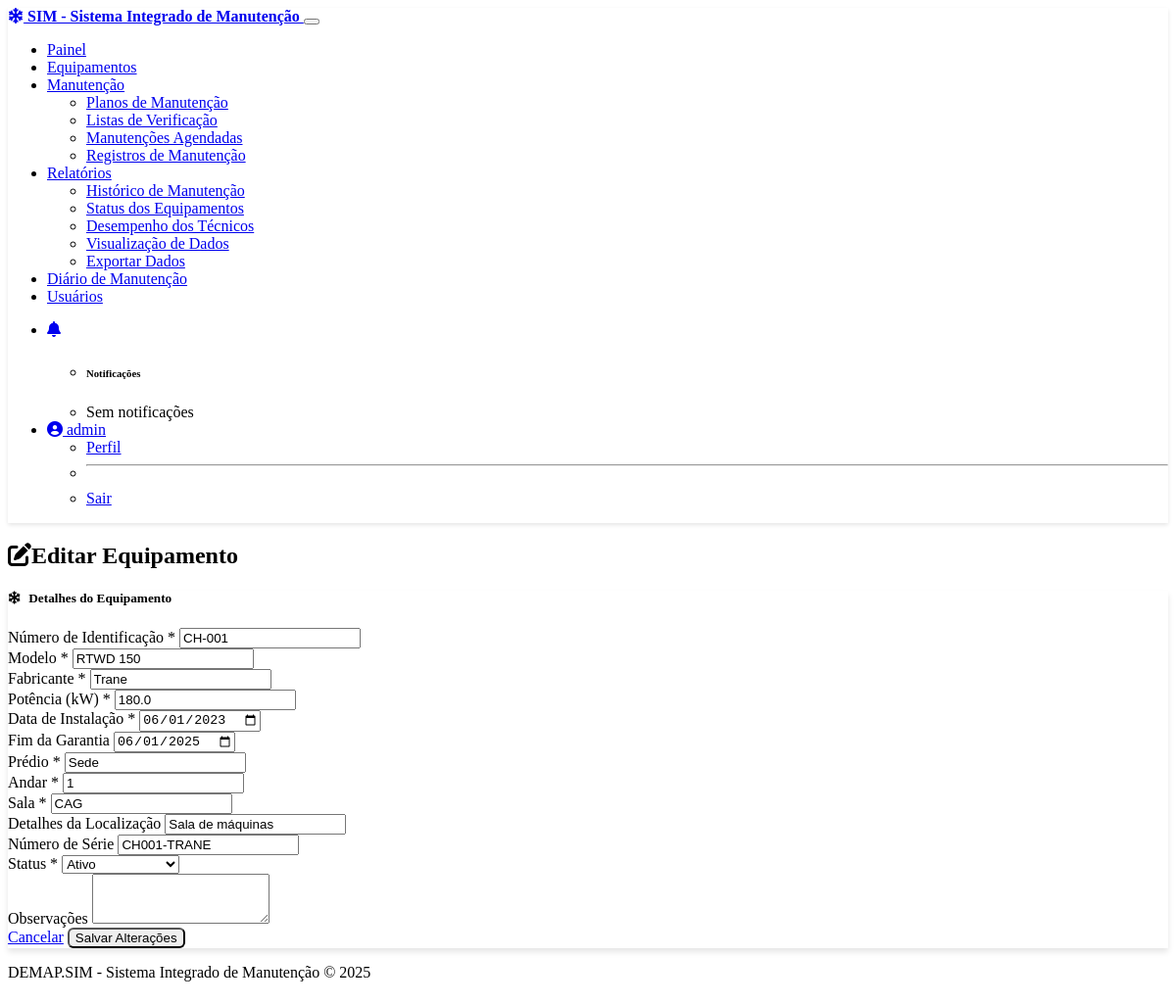
The app's page /equipment/1/edit (signed in) with its own data.
### models.py (models this page shows, shortened)
class User(UserMixin, db.Model):
    __tablename__ = 'users'
    id = db.Column(db.Integer, primary_key=True)
    username = db.Column(db.String(64), unique=True, nullable=False)
    email = db.Column(db.String(120), unique=True, nullable=False)
    password_hash = db.Column(db.String(256), nullable=False)
    first_name = db.Column(db.String(64), nullable=False)
    last_name = db.Column(db.String(64), nullable=False)
    role = db.Column(db.String(20), nullable=False, default=UserRole.TECHNICIAN.value)
    phone = db.Column(db.String(20))
    created_at = db.Column(db.DateTime, default=datetime.utcnow)
    active = db.Column(db.Boolean, default=True)
    maintenance_records = db.relationship('MaintenanceRecord', backref='technician', lazy=True)
    notifications = db.relationship('Notification', backref='user', lazy=True)
    def is_admin(self):
        return self.role == UserRole.ADMIN.value

class Equipment(db.Model):
    __tablename__ = 'equipment'
    id = db.Column(db.Integer, primary_key=True)
    identification_number = db.Column(db.String(50), unique=True, nullable=False)
    model = db.Column(db.String(100), nullable=False)
    manufacturer = db.Column(db.String(100), nullable=False)
    power = db.Column(db.Float, nullable=False)  # in kW
    installation_date = db.Column(db.Date, nullable=False)
    location_building = db.Column(db.String(100), nullable=False)
    location_floor = db.Column(db.Integer, nullable=False)
    location_room = db.Column(db.String(100), nullable=False)
    location_details = db.Column(db.String(200))
    serial_number = db.Column(db.String(100))
    warranty_end_date = db.Column(db.Date)
    status = db.Column(db.String(20), default='active')  # active, inactive, maintenance
    notes = db.Column(db.Text)
    created_at = db.Column(db.DateTime, default=datetime.utcnow)
    last_maintenance_date = db.Column(db.DateTime)
    maintenance_plans = db.relationship('MaintenancePlan', backref='equipment', lazy=True)
    maintenance_schedules = db.relationship('MaintenanceSchedule', backref='equipment', lazy=True)
    maintenance_records = db.relationship('MaintenanceRecord', backref='equipment', lazy=True)

### controllers/equipment.py (the view, shortened to what this page needs)
@equipment_bp.route('/<int:equipment_id>/edit', methods=['GET', 'POST'])
@login_required
def edit(equipment_id):
    if not (current_user.is_admin() or current_user.is_supervisor()):
        flash('Access denied. You do not have permission to edit equipment.', 'danger')
        return redirect(url_for('equipment.index'))
    equipment = Equipment.query.get_or_404(equipment_id)
    form = EquipmentForm(obj=equipment)
    return render_template('equipment/edit.html', form=form, equipment=equipment)

### app.py (called while the page is built)
@app.before_request
def before_request():
    if current_user.is_authenticated:
        session.permanent = True
        g.user = current_user
    else:
        g.user = None

    @login_manager.user_loader
    def load_user(user_id):
        return User.query.get(int(user_id))

### templates/equipment/edit.html (shortened to what this page needs)
{% extends "layout.html" %}
{% block content %}
<div class="row mb-4">
    <div class="col">
        <h2 class="border-bottom pb-2"><i class="fas fa-edit me-2"></i>Editar Equipamento</h2>
    </div>
</div>
<div class="row">
    <div class="col-lg-10 mx-auto">
        <div class="card shadow">
            <div class="card-header bg-warning text-dark">
                <h5 class="mb-0"><i class="fas fa-snowflake me-2"></i>Detalhes do Equipamento</h5>
            </div>
            <div class="card-body">
                <form method="POST" action="{{ url_for('equipment.edit', equipment_id=equipment.id) }}">
                    <div class="row mb-3">
                        <div class="col-md-4">
                            <label for="{{ form.identification_number.id }}" class="form-label">Número de Identificação *</label>
                            {{ form.identification_number(class="form-control") }}
                        </div>
                        <div class="col-md-4">
                            <label for="{{ form.model.id }}" class="form-label">Modelo *</label>
                            {{ form.model(class="form-control") }}
                        </div>
                        <div class="col-md-4">
                            <label for="{{ form.manufacturer.id }}" class="form-label">Fabricante *</label>
                            {{ form.manufacturer(class="form-control") }}
                        </div>
                    </div>
                    <div class="row mb-3">
                        <div class="col-md-4">
                            <label for="{{ form.power.id }}" class="form-label">Potência (kW) *</label>
                            {{ form.power(class="form-control") }}
                        </div>
                        <div class="col-md-4">
                            <label for="{{ form.installation_date.id }}" class="form-label">Data de Instalação *</label>
                            {{ form.installation_date(class="form-control", type="date") }}
                        </div>
                        <div class="col-md-4">
                            <label for="{{ form.warranty_end_date.id }}" class="form-label">Fim da Garantia</label>
                            {{ form.warranty_end_date(class="form-control", type="date") }}
                        </div>
                    </div>
                    <div class="row mb-3">
                        <div class="col-md-4">
                            <label for="{{ form.location_building.id }}" class="form-label">Prédio *</label>
                            {{ form.location_building(class="form-control") }}
                        </div>
                        <div class="col-md-4">
                            <label for="{{ form.location_floor.id }}" class="form-label">Andar *</label>
                            {{ form.location_floor(class="form-control") }}
                        </div>
                        <div class="col-md-4">
                            <label for="{{ form.location_room.id }}" class="form-label">Sala *</label>
                            {{ form.location_room(class="form-control") }}
                        </div>
                    </div>
                    <div class="row mb-3">
                        <div class="col-md-8">
                            <label for="{{ form.location_details.id }}" class="form-label">Detalhes da Localização</label>
                            {{ form.location_details(class="form-control") }}
                        </div>
                        <div class="col-md-4">
                            <label for="{{ form.serial_number.id }}" class="form-label">Número de Série</label>
                            {{ form.serial_number(class="form-control") }}
                        </div>
                    </div>
                    <div class="row mb-3">
                        <div class="col-md-4">
                            <label for="{{ form.status.id }}" class="form-label">Status *</label>
                            {{ form.status(class="form-select") }}
                        </div>
                        <div class="col-md-8">
                            <label for="{{ form.notes.id }}" class="form-label">Observações</label>
                            {{ form.notes(class="form-control", rows=3) }}
                        </div>
                    </div>
                    <div class="d-flex justify-content-between">
                        <a href="{{ url_for('equipment.index') }}" class="btn btn-secondary">Cancelar</a>
                        {{ form.submit(class="btn btn-warning", value="Salvar Alterações") }}
                    </div>
                </form>
            </div>
        </div>
    </div>
</div>
{% endblock %}

### templates/layout.html (shortened to what this page needs)
<!DOCTYPE html>
<html lang="pt-BR" data-bs-theme="dark">
<head>
    <link rel="stylesheet" href="https://cdn.replit.com/agent/bootstrap-agent-dark-theme.min.css">
    <link rel="stylesheet" href="https://cdnjs.cloudflare.com/ajax/libs/font-awesome/6.0.0/css/all.min.css">
    <link rel="stylesheet" href="{{ url_for('static', filename='css/custom.css') }}">
</head>
<body>
    <nav class="navbar navbar-expand-lg navbar-dark bg-dark">
        <div class="container">
            <a class="navbar-brand" href="{{ url_for('maintenance.dashboard') if current_user.is_authenticated else url_for('users.login') }}">
                <i class="fas fa-snowflake me-2"></i> SIM - Sistema Integrado de Manutenção
            </a>
            <button class="navbar-toggler" type="button" data-bs-toggle="collapse" data-bs-target="#navbarNav" aria-controls="navbarNav" aria-expanded="false" aria-label="Toggle navigation">
            </button>
            <div class="collapse navbar-collapse" id="navbarNav">
                {% if current_user.is_authenticated %}
                <ul class="navbar-nav me-auto">
                    <li class="nav-item">
                        <a class="nav-link" href="{{ url_for('maintenance.dashboard') }}">Painel</a>
                    </li>
                    <li class="nav-item">
                        <a class="nav-link" href="{{ url_for('equipment.index') }}">Equipamentos</a>
                    </li>
                    <li class="nav-item dropdown">
                        <a class="nav-link dropdown-toggle" href="#" id="maintenanceDropdown" role="button" data-bs-toggle="dropdown" aria-expanded="false">
                            Manutenção
                        </a>
                        <ul class="dropdown-menu" aria-labelledby="maintenanceDropdown">
                            <li><a class="dropdown-item" href="{{ url_for('maintenance.plans') }}">Planos de Manutenção</a></li>
                            <li><a class="dropdown-item" href="{{ url_for('maintenance.checklists') }}">Listas de Verificação</a></li>
                            <li><a class="dropdown-item" href="{{ url_for('maintenance.schedule_list') }}">Manutenções Agendadas</a></li>
                            <li><a class="dropdown-item" href="{{ url_for('maintenance.records') }}">Registros de Manutenção</a></li>
                        </ul>
                    </li>
                    {% if current_user.is_admin() or current_user.is_supervisor() %}
                    <li class="nav-item dropdown">
                        <a class="nav-link dropdown-toggle" href="#" id="reportsDropdown" role="button" data-bs-toggle="dropdown" aria-expanded="false">
                            Relatórios
                        </a>
                        <ul class="dropdown-menu" aria-labelledby="reportsDropdown">
                            <li><a class="dropdown-item" href="{{ url_for('reports.maintenance_history') }}">Histórico de Manutenção</a></li>
                            <li><a class="dropdown-item" href="{{ url_for('reports.equipment_status') }}">Status dos Equipamentos</a></li>
                            <li><a class="dropdown-item" href="{{ url_for('reports.technician_performance') }}">Desempenho dos Técnicos</a></li>
                            <li><a class="dropdown-item" href="{{ url_for('reports.data_visualization') }}">Visualização de Dados</a></li>
                            <li><a class="dropdown-item" href="{{ url_for('reports.export') }}">Exportar Dados</a></li>
                        </ul>
                    </li>
                    {% endif %}
                    <li class="nav-item">
                        <a class="nav-link" href="{{ url_for('diario.index') }}">Diário de Manutenção</a>
                    </li>
                    {% if current_user.is_admin() %}
                    <li class="nav-item">
                        <a class="nav-link" href="{{ url_for('users.user_list') }}">Usuários</a>
                    </li>
                    {% endif %}
                </ul>
                <ul class="navbar-nav">
                    <li class="nav-item dropdown">
                        <a class="nav-link dropdown-toggle" href="#" id="notificationsDropdown" role="button" data-bs-toggle="dropdown" aria-expanded="false">
                            <i class="fas fa-bell"></i>
                            {% set unread_notifications = current_user.notifications|selectattr('read', 'equalto', false)|list %}
                        </a>
                        <ul class="dropdown-menu dropdown-menu-end" aria-labelledby="notificationsDropdown" style="min-width: 300px;">
                            <li><h6 class="dropdown-header">Notificações</h6></li>
                            {% if current_user.notifications %}
                                {% set notifications_sorted = current_user.notifications|sort(attribute='created_at', reverse=true) %}
                                {% set counter = 0 %}
                                {% for notification in notifications_sorted %}
                                    {% if counter < 5 %}
                                        {% set counter = counter + 1 %}
                                        <li>
                                            <a class="dropdown-item {% if not notification.read %}fw-bold{% endif %}" href="{{ url_for('maintenance.view_schedule', schedule_id=notification.schedule_id) if notification.schedule_id else '#' }}">
                                                <small class="text-muted">{{ notification.created_at.strftime('%Y-%m-%d %H:%M') }}</small><br>
                                                {{ notification.title }}<br>
                                                <small>{{ notification.message }}</small>
                                            </a>
                                        </li>
                                        {% if not loop.last and counter < 5 %}<li><hr class="dropdown-divider"></li>{% endif %}
                                    {% endif %}
                                {% endfor %}
                                <li><hr class="dropdown-divider"></li>
                                <li><a class="dropdown-item text-center" href="{{ url_for('maintenance.notifications') }}">Ver Todas</a></li>
                            {% else %}
                                <li><a class="dropdown-item text-center">Sem notificações</a></li>
                            {% endif %}
                        </ul>
                    </li>
                    <li class="nav-item dropdown">
                        <a class="nav-link dropdown-toggle" href="#" id="userDropdown" role="button" data-bs-toggle="dropdown" aria-expanded="false">
                            <i class="fas fa-user-circle me-1"></i> {{ current_user.username }}
                        </a>
                        <ul class="dropdown-menu dropdown-menu-end" aria-labelledby="userDropdown">
                            <li><a class="dropdown-item" href="{{ url_for('users.profile') }}">Perfil</a></li>
                            <li><hr class="dropdown-divider"></li>
                            <li><a class="dropdown-item" href="{{ url_for('users.logout') }}">Sair</a></li>
                        </ul>
                    </li>
                </ul>
                {% endif %}
            </div>
        </div>
    </nav>
    <main class="container my-4">
        {% block content %}{% endblock %}
    </main>
    <footer class="footer mt-auto py-3 bg-dark">
        <div class="container text-center">
            <span class="text-muted">DEMAP.SIM - Sistema Integrado de Manutenção  &copy; 2025</span>
        </div>
    </footer>
</body>
</html>

### static/css/custom.css (style rules this page uses)
body { min-height: 100vh; display: flex; flex-direction: column; }
main { flex: 1; }
.card { box-shadow: 0 4px 6px rgba(0, 0, 0, 0.1); transition: transform 0.3s ease, box-shadow 0.3s ease; }
.navbar { box-shadow: 0 2px 4px rgba(0, 0, 0, 0.1); }
.navbar-brand { font-weight: bold; }
.nav-link { position: relative; }
.form-label { font-weight: 500; }
.footer { margin-top: auto; padding-top: 1rem; padding-bottom: 1rem; }
.card-header i { margin-right: 0.5rem; }
.btn { border-radius: 0.375rem; font-weight: 500; }

### records on screen
User: username "admin"
Equipment: identification_number "CH-001", model "RTWD 150", manufacturer "Trane", power "180.0", installation_date "06/01/2023", warranty_end_date "06/01/2025", location_building "Sede", location_floor "1", location_room "CAG", location_details "Sala de máquinas", serial_number "CH001-TRANE", status "Ativo"
